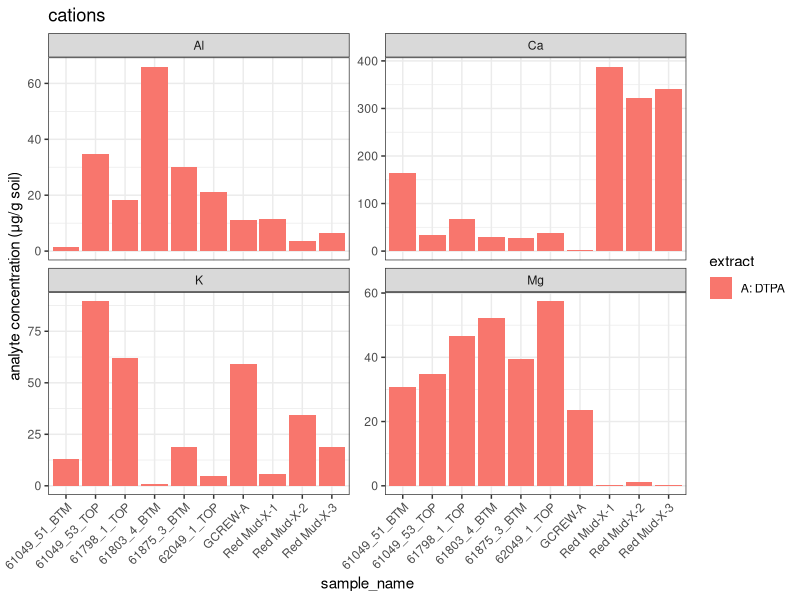
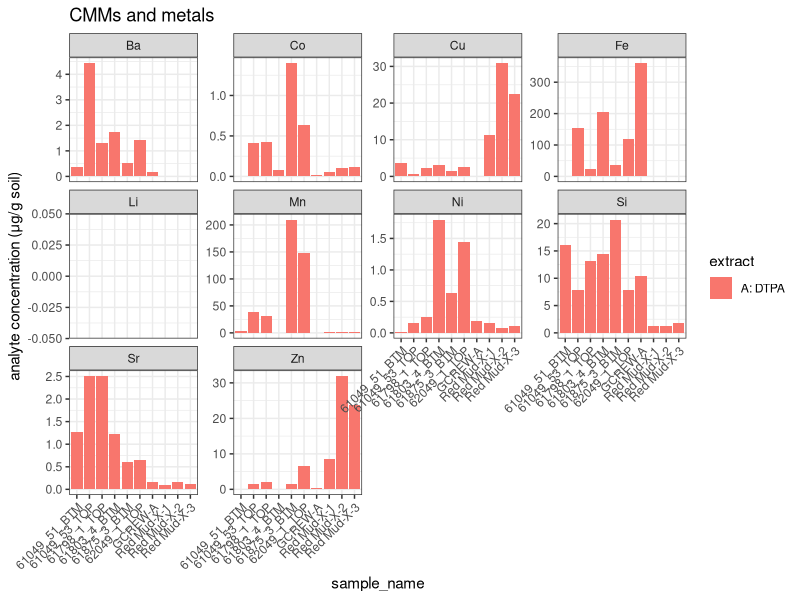
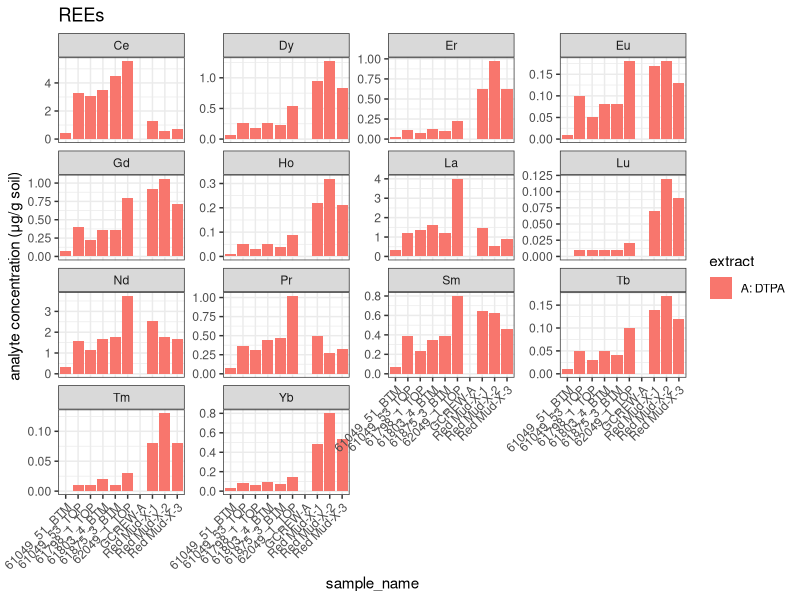
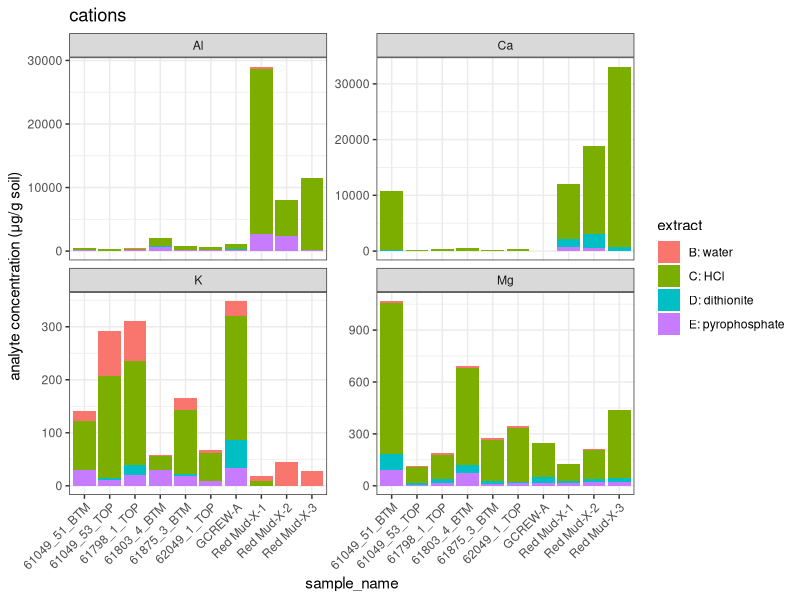
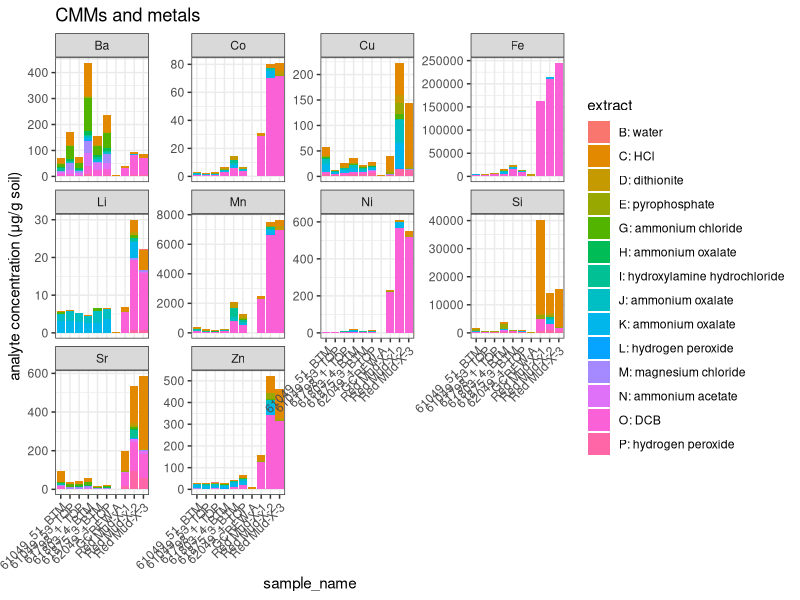
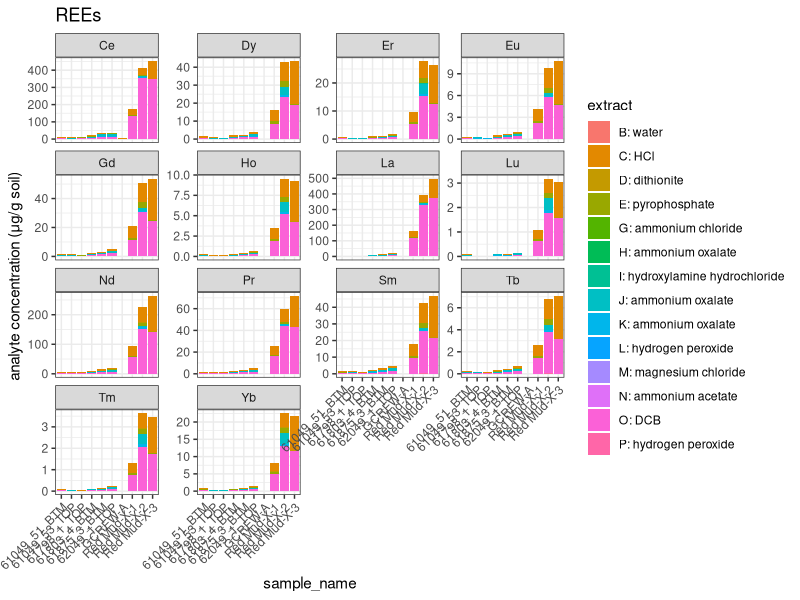
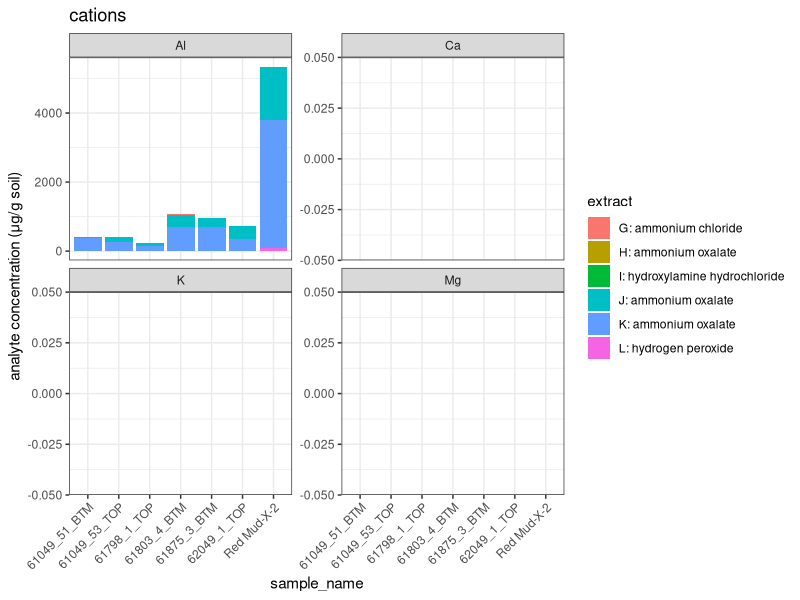
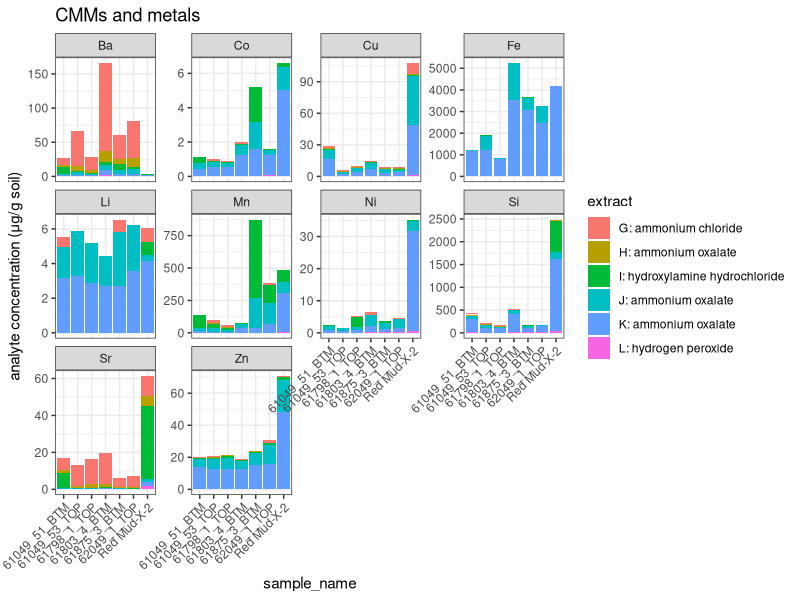

Here is the R script that generated these plots, in order:
## ---- chunk 1
knitr::opts_chunk$set(echo = FALSE,
                      message = FALSE,
                      warning = FALSE)
## ---- chunk 2

library(tidyverse)
theme_set(theme_bw())
options(scipen = 9999)

## ---- chunk 3

icp_processed = read.csv("1-data/data_processed/ICP_processed.csv")

icp_summary = 
  icp_processed %>% 
  group_by(sample_name, extraction_sequence, extract, group, analyte) %>% 
  dplyr::summarise(ugg = mean(ug_g),
                   ugg_se = sd(ug_g)/sqrt(n()),
                   mgg = ugg/1000) %>% 
  mutate(across(where(is.numeric), round, 2))

## ---- chunk 4

icp_summary %>% 
  filter(extract == "A: DTPA" & 
           group == "cations") %>% 
  ggplot(aes(x = sample_name, y = ugg, fill = extract))+
  geom_bar(stat = "identity")+
  labs(title = "cations",
       y = "analyte concentration (μg/g soil)")+
  facet_wrap(~analyte, scales = "free_y")+
  theme(axis.text.x = element_text(angle = 45, hjust = 1))

icp_summary %>% 
  filter(extract == "A: DTPA" & 
           group == "CMMs and metals") %>% 
  ggplot(aes(x = sample_name, y = ugg, fill = extract))+
  geom_bar(stat = "identity")+
  labs(title = "CMMs and metals",
              y = "analyte concentration (μg/g soil)")+
  facet_wrap(~analyte, scales = "free_y")+
  theme(axis.text.x = element_text(angle = 45, hjust = 1))

icp_summary %>% 
  filter(extract == "A: DTPA" & 
           group == "REEs") %>% 
  ggplot(aes(x = sample_name, y = ugg, fill = extract))+
  geom_bar(stat = "identity")+
  labs(title = "REEs",
              y = "analyte concentration (μg/g soil)")+
  facet_wrap(~analyte, scales = "free_y")+
  theme(axis.text.x = element_text(angle = 45, hjust = 1))


## ---- chunk 5
icp_summary %>% 
  filter(extraction_sequence == "Soil Sequence") %>% 
  filter(extract != "A: DTPA" & 
           group == "cations") %>% 
  ggplot(aes(x = sample_name, y = ugg, fill = extract))+
  geom_bar(stat = "identity")+
  labs(title = "cations",
              y = "analyte concentration (μg/g soil)")+
  facet_wrap(~analyte, scales = "free_y")+
  theme(axis.text.x = element_text(angle = 45, hjust = 1))

icp_summary %>% 
  filter(extract != "A: DTPA" & 
           group == "CMMs and metals") %>% 
  ggplot(aes(x = sample_name, y = ugg, fill = extract))+
  geom_bar(stat = "identity")+
  labs(title = "CMMs and metals",
       y = "analyte concentration (μg/g soil)")+
  facet_wrap(~analyte, scales = "free_y")+
  theme(axis.text.x = element_text(angle = 45, hjust = 1))

icp_summary %>% 
  filter(extract != "A: DTPA" & 
           group == "REEs") %>% 
  ggplot(aes(x = sample_name, y = ugg, fill = extract))+
  geom_bar(stat = "identity")+
  labs(title = "REEs",
       y = "analyte concentration (μg/g soil)")+
  facet_wrap(~analyte, scales = "free_y")+
  theme(axis.text.x = element_text(angle = 45, hjust = 1))

## ---- chunk 6
icp_summary %>% 
  filter(extraction_sequence == "AMD Sequence") %>% 
  filter(extract != "A: DTPA" & 
           group == "cations") %>% 
  ggplot(aes(x = sample_name, y = ugg, fill = extract))+
  geom_bar(stat = "identity")+
  labs(title = "cations",
              y = "analyte concentration (μg/g soil)")+
  facet_wrap(~analyte, scales = "free_y")+
  theme(axis.text.x = element_text(angle = 45, hjust = 1))

icp_summary %>% 
    filter(extraction_sequence == "AMD Sequence") %>% 
filter(extract != "A: DTPA" & 
           group == "CMMs and metals") %>% 
  ggplot(aes(x = sample_name, y = ugg, fill = extract))+
  geom_bar(stat = "identity")+
  labs(title = "CMMs and metals",
       y = "analyte concentration (μg/g soil)")+
  facet_wrap(~analyte, scales = "free_y")+
  theme(axis.text.x = element_text(angle = 45, hjust = 1))

icp_summary %>% 
  filter(extraction_sequence == "AMD Sequence") %>% 
  filter(extract != "A: DTPA" & 
           group == "REEs") %>% 
  ggplot(aes(x = sample_name, y = ugg, fill = extract))+
  geom_bar(stat = "identity")+
  labs(title = "REEs",
       y = "analyte concentration (μg/g soil)")+
  facet_wrap(~analyte, scales = "free_y")+
  theme(axis.text.x = element_text(angle = 45, hjust = 1))

## ---- chunk 7
icp_summary %>% 
  filter(extraction_sequence == "Tessier Sequence") %>% 
  filter(extract != "A: DTPA" & 
           group == "cations") %>% 
  ggplot(aes(x = sample_name, y = ugg, fill = extract))+
  geom_bar(stat = "identity")+
  labs(title = "cations",
              y = "analyte concentration (μg/g soil)")+
  facet_wrap(~analyte, scales = "free_y")+
  theme(axis.text.x = element_text(angle = 45, hjust = 1))

icp_summary %>% 
    filter(extraction_sequence == "Tessier Sequence") %>% 
filter(extract != "A: DTPA" & 
           group == "CMMs and metals") %>% 
  ggplot(aes(x = sample_name, y = ugg, fill = extract))+
  geom_bar(stat = "identity")+
  labs(title = "CMMs and metals",
       y = "analyte concentration (μg/g soil)")+
  facet_wrap(~analyte, scales = "free_y")+
  theme(axis.text.x = element_text(angle = 45, hjust = 1))

icp_summary %>% 
  filter(extraction_sequence == "Tessier Sequence") %>% 
  filter(extract != "A: DTPA" & 
           group == "REEs") %>% 
  ggplot(aes(x = sample_name, y = ugg, fill = extract))+
  geom_bar(stat = "identity")+
  labs(title = "REEs",
       y = "analyte concentration (μg/g soil)")+
  facet_wrap(~analyte, scales = "free_y")+
  theme(axis.text.x = element_text(angle = 45, hjust = 1))

## ---- chunk 8

icp_processed %>% 
  filter(extract == "A: DTPA" & 
           group == "cations") %>% 
  ggplot(aes(x = sample_ID, y = ug_g, fill = extract))+
  geom_bar(stat = "identity")+
  labs(title = "cations")+
  facet_wrap(~analyte, scales = "free_y")+
  theme(axis.text.x = element_text(angle = 45, hjust = 1))

icp_processed %>% 
  filter(extract == "A: DTPA" & 
           group == "CMMs and metals") %>% 
  ggplot(aes(x = sample_ID, y = ug_g, fill = extract))+
  geom_bar(stat = "identity")+
  labs(title = "CMMs and metals")+
  facet_wrap(~analyte, scales = "free_y")+
  theme(axis.text.x = element_text(angle = 45, hjust = 1))

icp_processed %>% 
  filter(extract == "A: DTPA" & 
           group == "REEs") %>% 
  ggplot(aes(x = sample_ID, y = ug_g, fill = extract))+
  geom_bar(stat = "identity")+
  labs(title = "REEs")+
  facet_wrap(~analyte, scales = "free_y")+
  theme(axis.text.x = element_text(angle = 45, hjust = 1))


## ---- chunk 9
icp_processed %>% 
  filter(extract != "A: DTPA" & 
           group == "cations") %>% 
  ggplot(aes(x = sample_ID, y = ug_g, fill = extract))+
  geom_bar(stat = "identity")+
  labs(title = "cations")+
  facet_wrap(~analyte, scales = "free_y")+
  theme(axis.text.x = element_text(angle = 45, hjust = 1))

icp_processed %>% 
  filter(extract != "A: DTPA" & 
           group == "CMMs and metals") %>% 
  ggplot(aes(x = sample_ID, y = ug_g, fill = extract))+
  geom_bar(stat = "identity")+
  labs(title = "CMMs and metals")+
  facet_wrap(~analyte, scales = "free_y")+
  theme(axis.text.x = element_text(angle = 45, hjust = 1))

icp_processed %>% 
  filter(extract != "A: DTPA" & 
           group == "REEs") %>% 
  ggplot(aes(x = sample_ID, y = ug_g, fill = extract))+
  geom_bar(stat = "identity")+
  labs(title = "REEs")+
  facet_wrap(~analyte, scales = "free_y")+
  theme(axis.text.x = element_text(angle = 45, hjust = 1))

## ---- chunk 10

icp_processed = read.csv("1-data/data_processed/ICP_processed.csv")

icp_summary = 
  icp_processed %>% 
  group_by(sample_name, extract, group, analyte) %>% 
  dplyr::summarise(ppb = mean(ppb_blank_corr),
                   ppb_se = sd(ppb_blank_corr)/sqrt(n()),
                   ppm = ppb/1000) %>% 
  mutate(across(where(is.numeric), round, 2))

## ---- chunk 11

icp_summary %>% 
  filter(extract == "A: DTPA" & 
           group == "cations") %>% 
  ggplot(aes(x = sample_name, y = ppb/1000, fill = extract))+
  geom_bar(stat = "identity")+
  labs(title = "cations")+
  facet_wrap(~analyte, scales = "free_y")+
  theme(axis.text.x = element_text(angle = 45, hjust = 1))

icp_summary %>% 
  filter(extract == "A: DTPA" & 
           group == "CMMs and metals") %>% 
  ggplot(aes(x = sample_name, y = ppb/1000, fill = extract))+
  geom_bar(stat = "identity")+
  labs(title = "CMMs and metals")+
  facet_wrap(~analyte, scales = "free_y")+
  theme(axis.text.x = element_text(angle = 45, hjust = 1))

icp_summary %>% 
  filter(extract == "A: DTPA" & 
           group == "REEs") %>% 
  ggplot(aes(x = sample_name, y = ppb, fill = extract))+
  geom_bar(stat = "identity")+
  labs(title = "REEs")+
  facet_wrap(~analyte, scales = "free_y")+
  theme(axis.text.x = element_text(angle = 45, hjust = 1))


## ---- chunk 12
icp_summary %>% 
  filter(extract != "A: DTPA" & 
           group == "cations") %>% 
  ggplot(aes(x = sample_name, y = ppb/1000, fill = extract))+
  geom_bar(stat = "identity")+
  labs(title = "cations")+
  facet_wrap(~analyte, scales = "free_y")+
  theme(axis.text.x = element_text(angle = 45, hjust = 1))

icp_summary %>% 
  filter(extract != "A: DTPA" & 
           group == "CMMs and metals") %>% 
  ggplot(aes(x = sample_name, y = ppb/1000, fill = extract))+
  geom_bar(stat = "identity")+
  labs(title = "CMMs and metals")+
  facet_wrap(~analyte, scales = "free_y")+
  theme(axis.text.x = element_text(angle = 45, hjust = 1))

icp_summary %>% 
  filter(extract != "A: DTPA" & 
           group == "REEs") %>% 
  ggplot(aes(x = sample_name, y = ppb, fill = extract))+
  geom_bar(stat = "identity")+
  labs(title = "REEs")+
  facet_wrap(~analyte, scales = "free_y")+
  theme(axis.text.x = element_text(angle = 45, hjust = 1))

## ---- chunk 13

icp_processed %>% 
  filter(extract == "A: DTPA" & 
           group == "cations") %>% 
  ggplot(aes(x = sample_ID, y = ppb_blank_corr/1000, fill = extract))+
  geom_bar(stat = "identity")+
  labs(title = "cations")+
  facet_wrap(~analyte, scales = "free_y")+
  theme(axis.text.x = element_text(angle = 45, hjust = 1))

icp_processed %>% 
  filter(extract == "A: DTPA" & 
           group == "CMMs and metals") %>% 
  ggplot(aes(x = sample_ID, y = ppb_blank_corr/1000, fill = extract))+
  geom_bar(stat = "identity")+
  labs(title = "CMMs and metals")+
  facet_wrap(~analyte, scales = "free_y")+
  theme(axis.text.x = element_text(angle = 45, hjust = 1))

icp_processed %>% 
  filter(extract == "A: DTPA" & 
           group == "REEs") %>% 
  ggplot(aes(x = sample_ID, y = ppb_blank_corr, fill = extract))+
  geom_bar(stat = "identity")+
  labs(title = "REEs")+
  facet_wrap(~analyte, scales = "free_y")+
  theme(axis.text.x = element_text(angle = 45, hjust = 1))


## ---- chunk 14
icp_processed %>% 
  filter(extract != "A: DTPA" & 
           group == "cations") %>% 
  ggplot(aes(x = sample_ID, y = ppb_blank_corr/1000, fill = extract))+
  geom_bar(stat = "identity")+
  labs(title = "cations")+
  facet_wrap(~analyte, scales = "free_y")+
  theme(axis.text.x = element_text(angle = 45, hjust = 1))

icp_processed %>% 
  filter(extract != "A: DTPA" & 
           group == "CMMs and metals") %>% 
  ggplot(aes(x = sample_ID, y = ppb_blank_corr/1000, fill = extract))+
  geom_bar(stat = "identity")+
  labs(title = "CMMs and metals")+
  facet_wrap(~analyte, scales = "free_y")+
  theme(axis.text.x = element_text(angle = 45, hjust = 1))

icp_processed %>% 
  filter(extract != "A: DTPA" & 
           group == "REEs") %>% 
  ggplot(aes(x = sample_ID, y = ppb_blank_corr, fill = extract))+
  geom_bar(stat = "identity")+
  labs(title = "REEs")+
  facet_wrap(~analyte, scales = "free_y")+
  theme(axis.text.x = element_text(angle = 45, hjust = 1))

## ---- chunk 15
sessionInfo()
